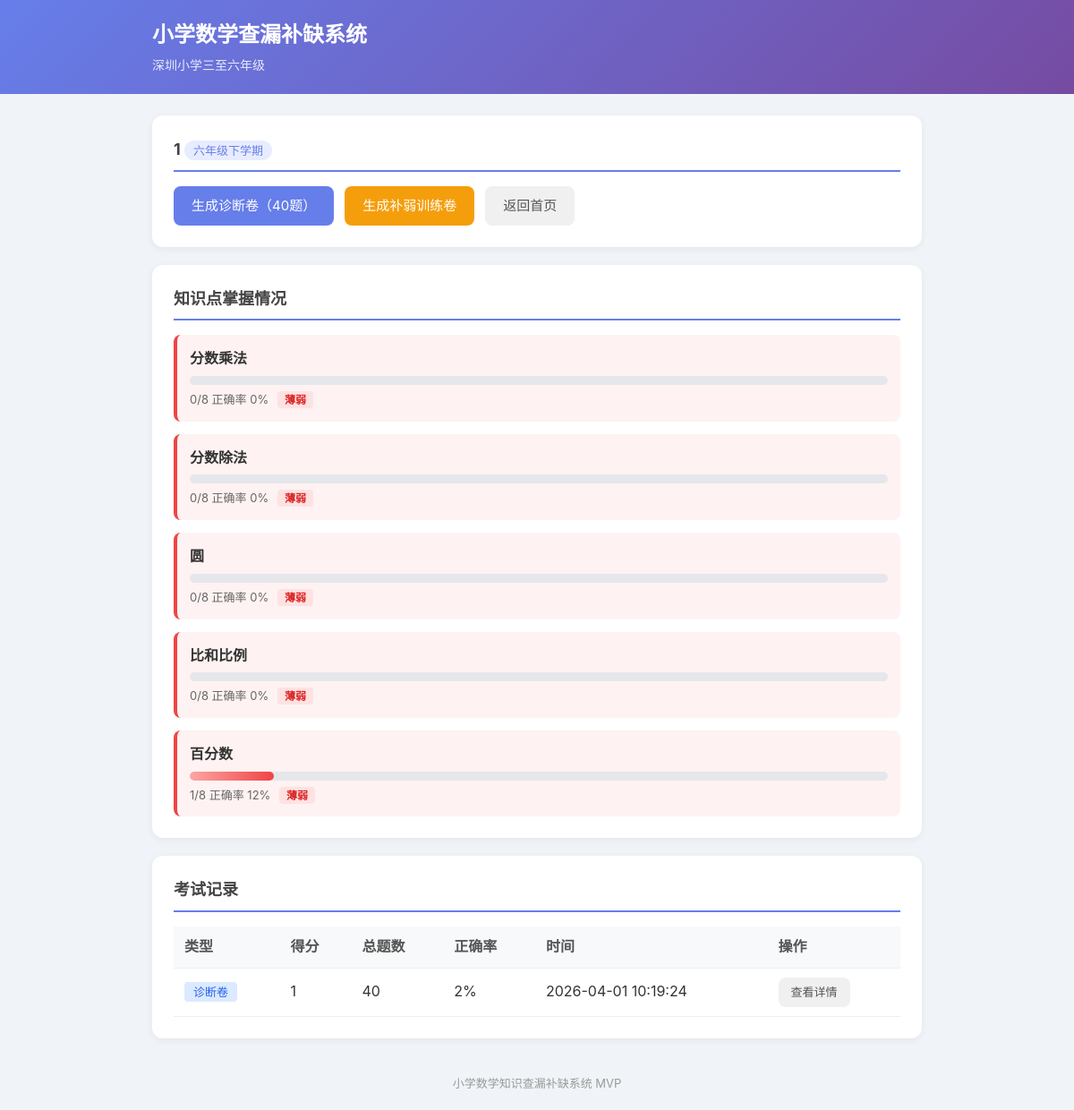
Page /student/5 on the committed database.
### tables this page shows
CREATE TABLE students (
            id INTEGER PRIMARY KEY AUTOINCREMENT,
            name TEXT NOT NULL,
            class_name TEXT NOT NULL,
            created_at TEXT NOT NULL
        , grade TEXT NOT NULL DEFAULT '四年级下学期');

CREATE TABLE exams (
            id INTEGER PRIMARY KEY AUTOINCREMENT,
            student_id INTEGER NOT NULL,
            exam_type TEXT NOT NULL,
            score INTEGER NOT NULL DEFAULT 0,
            total INTEGER NOT NULL DEFAULT 0,
            created_at TEXT NOT NULL, question_ids TEXT NOT NULL DEFAULT '[]', submitted_at TEXT,
            FOREIGN KEY (student_id) REFERENCES students(id)
        );

### app.py (the view)
@app.route("/student/<int:sid>")
def student_detail(sid):
    student = models.get_student(sid)
    if not student:
        return redirect(url_for("index"))
    exams = models.get_student_exams(sid)
    kp_stats = models.get_student_kp_stats(sid)
    return render_template("student.html", student=student, exams=exams, kp_stats=kp_stats)

### models.py (called while the page is built)
def get_db():
    conn = sqlite3.connect(DB_PATH)
    conn.row_factory = sqlite3.Row
    return conn

def get_student(sid):
    conn = get_db()
    row = conn.execute("SELECT * FROM students WHERE id = ?", (sid,)).fetchone()
    conn.close()
    return dict(row) if row else None

def get_student_exams(student_id):
    conn = get_db()
    rows = conn.execute(
        "SELECT * FROM exams WHERE student_id = ? ORDER BY created_at DESC",
        (student_id,),
    ).fetchall()
    conn.close()
    return [dict(r) for r in rows]

def get_student_kp_stats(student_id):
    conn = get_db()
    rows = conn.execute(
        """SELECT a.knowledge_point,
                  COUNT(*) as total,
                  SUM(a.is_correct) as correct
           FROM answers a
           JOIN exams e ON a.exam_id = e.id
           WHERE e.student_id = ?
           GROUP BY a.knowledge_point""",
        (student_id,),
    ).fetchall()
    conn.close()
    stats = []
    for r in rows:
        total = r["total"]
        correct = r["correct"]
        rate = round(correct / total * 100) if total > 0 else 0
        stats.append({
            "kp": r["knowledge_point"],
            "total": total,
            "correct": correct,
            "rate": rate,
            "weak": rate < 60,
        })
    return stats

### templates/student.html (shortened to what this page needs)
{% extends "base.html" %}
{% block content %}
<section class="card">
    <h2>{{ student.name }} <span class="badge">{{ student.grade }}</span></h2>
    <div class="actions">
        <a href="/exam/diagnostic/{{ student.id }}" class="btn btn-primary">生成诊断卷（40题）</a>
        <a href="/exam/training/{{ student.id }}" class="btn btn-warning">生成补弱训练卷</a>
        <a href="/" class="btn">返回首页</a>
    </div>
</section>
{% if kp_stats %}
<section class="card">
    <h2>知识点掌握情况</h2>
    <div class="kp-grid">
        {% for s in kp_stats %}
        <div class="kp-item {% if s.weak %}kp-weak{% else %}kp-ok{% endif %}">
            <div class="kp-name">{{ s.kp }}</div>
            <div class="progress-bar">
                <div class="progress-fill {% if s.weak %}fill-weak{% else %}fill-ok{% endif %}" style="width: {{ s.rate }}%"></div>
            </div>
            <div class="kp-detail">{{ s.correct }}/{{ s.total }} 正确率 {{ s.rate }}%
                {% if s.weak %}<span class="tag-weak">薄弱</span>{% endif %}
            </div>
        </div>
        {% endfor %}
    </div>
</section>
{% endif %}
{% if exams %}
<section class="card">
    <h2>考试记录</h2>
    <table>
        <thead>
            <tr>
                <th>类型</th>
                <th>得分</th>
                <th>总题数</th>
                <th>正确率</th>
                <th>时间</th>
                <th>操作</th>
            </tr>
        </thead>
        <tbody>
            {% for e in exams %}
            <tr>
                <td>
                    {% if e.exam_type == 'diagnostic' %}
                    <span class="tag-diag">诊断卷</span>
                    {% else %}
                    <span class="tag-train">训练卷</span>
                    {% endif %}
                </td>
                <td>{{ e.score }}</td>
                <td>{{ e.total }}</td>
                <td>{{ (e.score / e.total * 100)|round|int if e.total > 0 else 0 }}%</td>
                <td>{{ e.created_at }}</td>
                <td><a href="/exam/result/{{ e.id }}" class="btn btn-small">查看详情</a></td>
            </tr>
            {% endfor %}
        </tbody>
    </table>
</section>
{% endif %}
{% endblock %}

### static/style.css (style rules this page uses)
* { margin: 0; padding: 0; box-sizing: border-box; }
body { font-family: -apple-system, BlinkMacSystemFont, "Segoe UI", "PingFang SC", "Microsoft YaHei", sans-serif; background: #f0f4f8; color: #333; line-height: 1.6; }
.card { background: white; border-radius: 12px; padding: 24px; margin-bottom: 20px; box-shadow: 0 2px 8px rgba(0,0,0,0.06); }
.card h2 { font-size: 18px; margin-bottom: 16px; color: #444; border-bottom: 2px solid #667eea; padding-bottom: 8px; }
.btn { display: inline-block; padding: 10px 20px; border: none; border-radius: 8px; font-size: 15px; cursor: pointer; text-decoration: none; color: #555; background: #f0f0f0; transition: all 0.2s; }
.btn-primary { background: #667eea; color: white; }
.btn-warning { background: #f59e0b; color: white; }
.btn-small { padding: 6px 14px; font-size: 13px; }
.actions { display: flex; gap: 12px; flex-wrap: wrap; margin-top: 12px; }
table { width: 100%; border-collapse: collapse; }
th, td { padding: 10px 12px; text-align: left; border-bottom: 1px solid #eee; }
th { background: #f8f9fa; font-weight: 600; color: #555; }
.badge { background: #e8ecff; color: #667eea; padding: 3px 10px; border-radius: 20px; font-size: 13px; font-weight: normal; }
.tag-diag { background: #dbeafe; color: #2563eb; padding: 3px 10px; border-radius: 4px; font-size: 13px; }
.tag-weak { background: #fee2e2; color: #dc2626; padding: 2px 8px; border-radius: 4px; font-size: 12px; font-weight: 600; margin-left: 6px; }
.kp-grid { display: grid; gap: 14px; }
.kp-item { padding: 14px; border-radius: 8px; border-left: 4px solid #ddd; }
.kp-weak { border-left-color: #ef4444; background: #fef2f2; }
.kp-name { font-weight: 600; margin-bottom: 6px; }
.kp-detail { font-size: 13px; color: #666; margin-top: 6px; }
.progress-bar { height: 10px; background: #e5e7eb; border-radius: 5px; overflow: hidden; }
.progress-fill { height: 100%; border-radius: 5px; transition: width 0.5s ease; }
.fill-weak { background: linear-gradient(90deg, #fca5a5, #ef4444); }

### rows in the picture
students: name "1", grade "六年级下学期"
exams: exam_type "诊断卷", score "1", total "40", (e.score/e.total*100)|round|intife.total>0else0 "2", created_at "2026-04-01 10:19:24"

### other values in the picture
{{ s.kp }} "分数乘法" "分数除法" "圆" "比和比例" "百分数"
{{ s.correct }} "0" "0" "0" "0" "1"
{{ s.total }} "8" "8" "8" "8" "8"
{{ s.rate }} "0" "0" "0" "0" "12"
